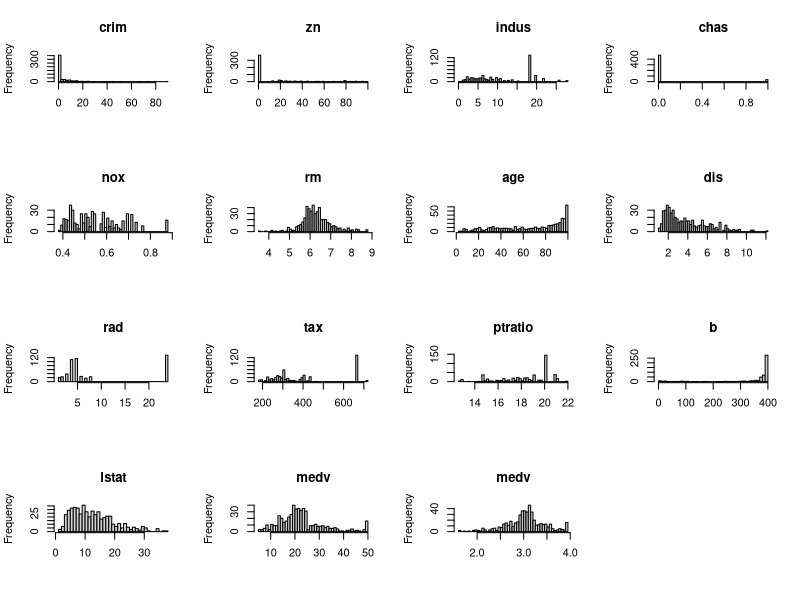
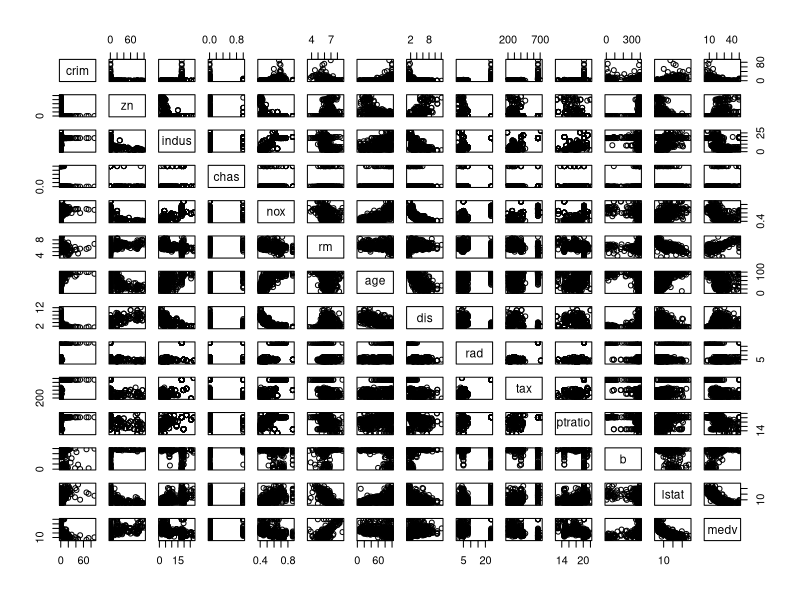
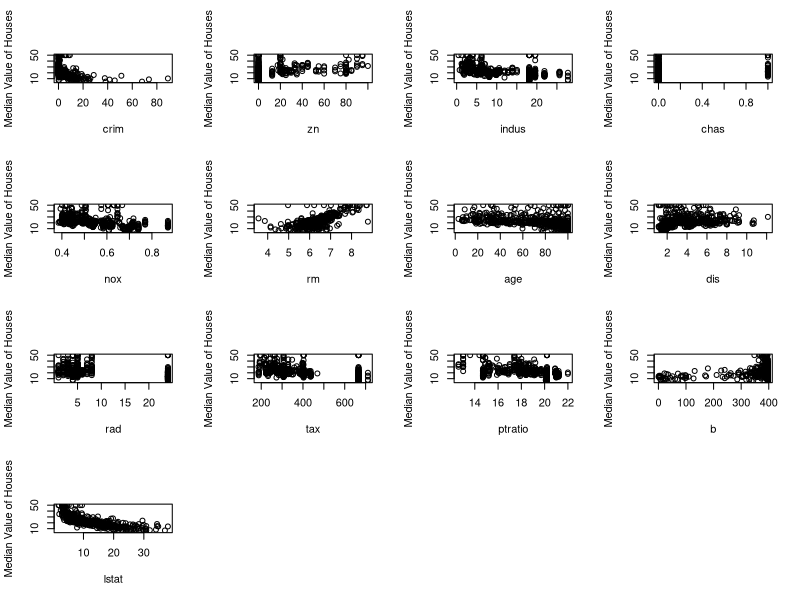

Here is the R script that generated these plots, in order: (Note: this script raises an error after producing the figures.)
#Import Data
library(mlbench)
data(BostonHousing)
help(BostonHousing)
#sanity check
names(BostonHousing)
head(BostonHousing)
tail(BostonHousing)
dim(BostonHousing)

#Distribution of X variables
BostonHousing$chas=as.numeric(BostonHousing$chas)-1
par(mfrow = c(4,4))
for(i in c(1:14))
{
  hist(BostonHousing[,i], xlab = "", main = names(BostonHousing)[i], breaks=50)
}

#Transform Y 
hist(log(BostonHousing[,14]), xlab = "", main = names(BostonHousing)[14], breaks=50)

#Check for collinearity between X variables and linearity between X and Y
pairs(BostonHousing) 
par(mfrow = c(4, 4))
for(i in 1:13)
{
  plot(BostonHousing[,i], BostonHousing$medv, xlab = names(BostonHousing)[i], ylab = "Median Value of Houses")
}

#Examine the Distribution of Two Groups

par(mfrow = c(4, 4))
for(i in 1:13)
{
  plot(BostonHousing[,i], m0$res, xlab = names(BostonHousing)[i], ylab = "Residuals")
}


gA=which(BostonHousing$rad==24)
par(mfrow = c(4,4))
for(i in c(1:14))
{
  hist(BostonHousing[gA,i], xlab = "", main = names(BostonHousing)[i], breaks=50)
}

par(mfrow = c(4, 4))
for(i in 1:13)
{
  plot(BostonHousing[gA,i], BostonHousing$medv[gA], xlab = names(BostonHousing)[i], ylab = "Residuals")
}

par(mfrow = c(4, 4))
for(i in 1:13)
{
  plot(BostonHousing[-gA,i], BostonHousing$medv[-gA], xlab = names(BostonHousing)[i], ylab = "Residuals")
}

mA = lm(medv~., data = BostonHousing[gA,])
plot(mA$fitted,mA$res)
mB = lm(medv~., data = BostonHousing[-gA,])
plot(mB$fitted,mB$res)

summary(mA)
summary(mB)

#variance test of two groups residuals
var.test(residuals(m0)[BostonHousing$rad==24],residuals(m0)[BostonHousing$rad!=24])

#Diagnostics 
m0 = lm(medv~., data = BostonHousing)
summary(m0)
par(mfrow = c(1, 2))
plot(m0$fitted, m0$res, ylab="Residuals", xlab="Fitted Values", main="Residual Plot of Initial Model")
qqnorm(m0$res)
qqline(m0$res)


##obvious nonlinearity and a downward sloping line --> significant trend, needs transformation 
m1 = lm(log(medv)~., data = BostonHousing)
plot(m1$fitted, m1$res, ylab="Residuals", xlab="Fitted Values", main="Residual Plot of Log Y Model")
summary(m1)
par(mfrow = c(4, 4))
for(i in 1:13)
{
  plot(BostonHousing[,i], m1$res, xlab = names(BostonHousing)[i], ylab = "Residuals")
}

par(mfrow = c(4, 4))
for(i in 1:13)
{
  prplot(m1,i)
}
qqnorm(m1$res)
qqline(m1$res)

#Transformation of x variables: crim, lstat, dis
m2 = lm(log(medv) ~ log(crim) + zn + indus + chas + nox + rm + age + dis + rad + tax + ptratio + b + log(lstat), data = BostonHousing)
plot(m2$fitted, m2$res, ylab="Residuals", xlab="Fitted Values", main="Residual Plot of Model m2")
summary(m2)

par(mfrow = c(4, 4))
for(i in 1:13)
{
  prplot(m2,i)
}

m3 = lm(log(medv) ~ log(crim) + zn + indus + chas + nox + rm + age + log(dis) + rad + tax + ptratio + b + log(lstat), data = BostonHousing)
plot(m3$fitted, m3$res, ylab="Residuals", xlab="Fitted Values", main="Residual Plot of Model m3")
summary(m3)
for(i in 1:13)
{
  prplot(m3,i)
}

#influential observation
m3inf=influence(m3)
plot(m3inf$hat, type = "h")
n = nrow(BostonHousing)
abline(h = 2*14/n)
hi.lev = which(m3inf$hat > (2*14/n))
#standardized predicted residuals 
stud = residuals(m3)/(summary(m3)$sigma*sqrt(1 - m3inf$hat))
qqnorm(stud)
qqline(stud)



#Standardized predicted residuals -> Detecting Outliers
jack = rstudent(m3)
p = 13
tstat=qt(0.05/(n*2), (n- p -2))
which(abs(jack) > abs(tstat))
#372 373 399 401 406 


#Cooks Distance 
cook = cooks.distance(m3)
plot(cook, type = "h")
p=which(cook>0.005) 

rm1=c(413, 416, 417, 419, 420, 427, 467,381,406,419, 369,370,371,372,373)

#re fit model m3 after removal of outliers/influential points 
m3a = lm(log(medv) ~ log(crim) + zn + indus + chas + nox + rm + age + log(dis) + rad + tax + ptratio + b + log(lstat), data = BostonHousing[-rm1,])
plot(m3a$fitted, m3a$res, ylab="Residuals", xlab="Fitted Values", main="Residual Plot of Model m3a")


for(i in 1:13)
{
  prplot(m3a,i)
}

#Examine the Distribution of Two Groups

par(mfrow = c(4, 4))
for(i in 1:13)
{
  plot(BostonHousing[,i], m3a$res, xlab = names(BostonHousing)[i], ylab = "Residuals")
}


gA=which(BostonHousing$rad==24)
par(mfrow = c(4,4))
for(i in c(1:14))
{
  hist(BostonHousing[gA,i], xlab = "", main = names(BostonHousing)[i], breaks=50)
}

par(mfrow = c(4, 4))
for(i in 1:13)
{
  plot(BostonHousing[gA,i], BostonHousing$medv[gA], xlab = names(BostonHousing)[i], ylab = "Residuals")
}

par(mfrow = c(4, 4))
for(i in 1:13)
{
  plot(BostonHousing[-gA,i], BostonHousing$medv[-gA], xlab = names(BostonHousing)[i], ylab = "Residuals")
}

mA = lm(log(medv) ~ log(crim) + zn + indus + chas + nox + rm + age + log(dis) + rad + tax + ptratio + b + log(lstat), data = BostonHousing[gA[-rm1],])
plot(mA$fitted,mA$res, xlab="Fitted Values", ylab="Residuals of Group A")
mB = lm(log(medv) ~ log(crim) + zn + indus + chas + nox + rm + age + log(dis) + rad + tax + ptratio + b + log(lstat), data = BostonHousing[-gA,])

plot(mB$fitted,mB$res,xlab="Fitted Values", ylab="Residuals of Group B")

summary(mA)
summary(mB)


#Split the data into two groups A and B
class=rep(0,506)
class[gA]=1
bh=data.frame(BostonHousing,class)
m3b = lm(log(medv) ~ log(crim) + zn + indus + chas + nox + rm + age + log(dis) + rad + tax + ptratio + b + log(lstat) + class + class: (nox + rm + age + log(crim) + log(lstat)), data = bh[-rm1,])
plot(m3b$fitted, m3b$res, ylab="Residuals", xlab="Fitted Values", main="Residual Plot of Model m3b")
var.test(residuals(m3b)[BostonHousing$rad==24],residuals(m3b)[BostonHousing$rad!=24])
for(i in 1:13)
{
  prplot(m3b,i)
}



plot(m3b$fitted, m3b$res, ylab="Residuals", xlab="Fitted Values", main="Residual Plot of Model of m3b")

cook = cooks.distance(m3b)
plot(cook, type = "h")
r=which(cook>0.02) 
rm2=c(368,410)



#re fitting m3 with more outliers removed 
m3c = lm(log(medv) ~ log(crim) + zn + indus + chas + nox + rm + age + log(dis) + rad + tax + ptratio + b + log(lstat) + class + class: (nox + rm + age + log(dis) + rad + tax + ptratio + b + log(lstat)), data = bh[-c(rm1,rm2),])

plot(m3c$fitted, m3c$res, ylab="Residuals", xlab="Fitted Values", main="Residual Plot of Model of m3c")

for(i in 1:13)
{
  prplot(m3c,i)
}


cook = cooks.distance(m3c)
plot(cook, type = "h")
which(cook>0.02) 
rm3=c(411,412)

#Model Selection
b1 = regsubsets(log(medv) ~ log(crim) + zn + indus + chas + nox + rm + age + log(dis) + rad + tax + ptratio + b + log(lstat) + class + class: (nox + rm + age + log(dis) + rad + tax + ptratio + b + log(lstat)), data = bh[-c(rm1,rm2,rm3),],nvmax=20)
rs1 = summary(b1)

rs1$cp 
rs1$bic #nox,rm,age,log(dis),rad,tax,ptratio,b,log(lstat),rm:class,log(dis):class, rad:class, log(lstat):class
rs$adjr2 

#regression with selected model
m4 = lm(log(medv) ~ nox + rm + age + log(dis) + rad + tax + ptratio + b + log(lstat) + class + class: (rm + log(dis) + rad + log(lstat)), data = bh[-c(rm1,rm2,rm3),])
summary(m4)

plot(m4$fitted, m4$res, ylab="Residuals", xlab="Fitted Values", main="Residual Plot of Model m4")


cook = cooks.distance(m4)
plot(cook, type = "h")
which(cook>0.025) 
rm4=39

#regression with selected model after removing more outliers. 
m5= lm(log(medv) ~ nox + rm + age + log(dis) + rad + tax + ptratio + b + log(lstat) + class + class: (rm + log(dis) + log(lstat)), data = bh[-c(rm1,rm2,rm3,rm4),])
summary(m5)

plot(m5$fitted, m5$res, ylab="Residuals", xlab="Fitted Values", main="Residual Plot of Model m5")
